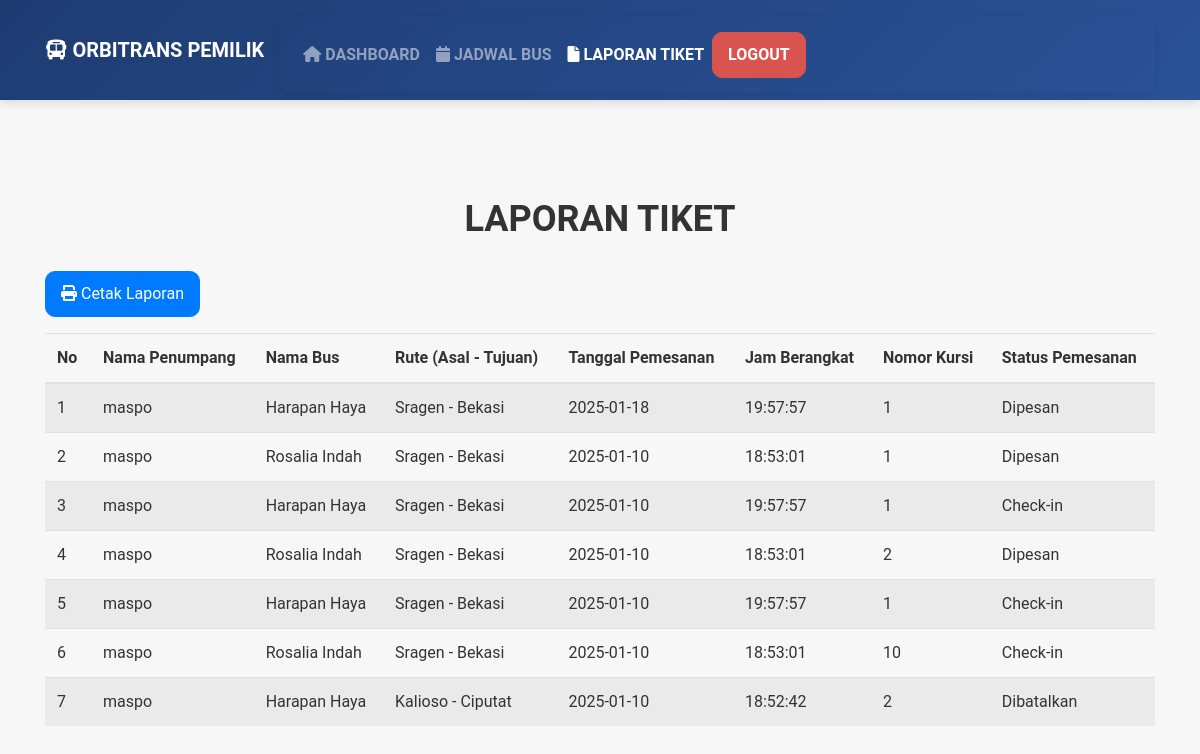
The page /src/views/owner/ticket_report.php (signed in) on the database its author committed.
### tables this page shows
CREATE TABLE `pemesanan` (
  `pemesanan_id` int NOT NULL,
  `penumpang_id` int DEFAULT NULL,
  `bus_id` int DEFAULT NULL,
  `tanggal_pesan` date DEFAULT NULL,
  `nomor_kursi` int DEFAULT NULL,
  `status_pemesanan` enum('dipesan','dibayar','dibatalkan','kadaluarsa','check-in') DEFAULT NULL
);

CREATE TABLE `penumpang` (
  `penumpang_id` int NOT NULL,
  `nama` varchar(100) DEFAULT NULL,
  `NIK` varchar(20) DEFAULT NULL,
  `email` varchar(50) DEFAULT NULL,
  `password` varchar(255) DEFAULT NULL
);

CREATE TABLE `bus` (
  `bus_id` int NOT NULL,
  `nama_bus` varchar(100) DEFAULT NULL,
  `terminal_asal` varchar(100) DEFAULT NULL,
  `terminal_tujuan` varchar(100) DEFAULT NULL,
  `kelas` varchar(50) DEFAULT NULL,
  `harga_tiket` decimal(10,2) DEFAULT NULL,
  `jam_berangkat` time DEFAULT NULL,
  `jam_tiba` time DEFAULT NULL,
  `kapasitas` int DEFAULT NULL
);

### src/controllers/OwnerController.php (called while the page is built, shortened)
<?php
include '../../models/Booking.php';
class OwnerController {
    private $booking;
    public function __construct($db) {
        $this->booking = new Booking($db);
    }
    public function getAllBookings() {
        return $this->booking->getAllBookings();
    }
}
?>

### src/models/Booking.php (called while the page is built, shortened)
<?php
class Booking {
    private $conn;
    public function __construct($db) {
        $this->conn = $db;
    }
    public function getAllBookings() {
        $query = "SELECT
                    p.pemesanan_id,
                    pen.nama AS nama_penumpang,
                    b.nama_bus,
                    b.terminal_asal,
                    b.terminal_tujuan,
                    p.tanggal_pesan,
                    b.jam_berangkat,
                    p.nomor_kursi,
                    p.status_pemesanan
                  FROM pemesanan p
                  JOIN penumpang pen ON p.penumpang_id = pen.penumpang_id
                  JOIN bus b ON p.bus_id = b.bus_id
                  ORDER BY p.tanggal_pesan DESC";
        $result = $this->conn->query($query);
        return $result;
    }
}

### src/views/owner/ticket_report.php (the view, shortened to what this page needs)
<?php
include '../../controllers/OwnerController.php';
$ownerController = new OwnerController($conn);
$ticketReports = $ownerController->getAllBookings();
?>
<!DOCTYPE html>
<html lang="en">
<head>
    <link rel="stylesheet" href="/bus2/public/css/bootstrap.min.css">
    <link rel="stylesheet" href="../../../public/css/style_landing.css">
    <link rel="stylesheet" href="https://cdnjs.cloudflare.com/ajax/libs/font-awesome/6.0.0-beta3/css/all.min.css">
</head>
<body>
<nav class="navbar navbar-expand-lg navbar-dark bg-dark">
    <div class="container">
        <a class="navbar-brand" href="dashboard.php">
            <i class="fas fa-bus"></i> OrbiTrans Pemilik
        </a>
        <div class="collapse navbar-collapse" id="navbarNav">
            <ul class="navbar-nav me-auto">
                <li class="nav-item">
                    <a class="nav-link" href="dashboard.php">
                        <i class="fas fa-home"></i> Dashboard
                    </a>
                </li>
                <li class="nav-item">
                    <a class="nav-link" href="bus_schedule.php">
                        <i class="fas fa-calendar"></i> Jadwal Bus
                    </a>
                </li>
                <li class="nav-item">
                    <a class="nav-link active" href="ticket_report.php">
                        <i class="fas fa-file"></i> Laporan Tiket
                    </a>
                </li>
            </ul>
            <a href="logout.php" class="btn btn-danger" onclick="return confirmLogout();">Logout</a>
        </div>
    </div>
</nav>
<div class="container mt-5">
    <h2 class="text-center">Laporan Tiket</h2>
    <div class="text-end mb-3">
        <button class="btn btn-primary" onclick="window.print()">
            <i class="fas fa-print"></i> Cetak Laporan
        </button>
    </div>
    <?php if ($ticketReports->num_rows > 0): ?>
        <table class="table table-striped">
            <thead>
                <tr>
                    <th>No</th>
                    <th>Nama Penumpang</th>
                    <th>Nama Bus</th>
                    <th>Rute (Asal - Tujuan)</th>
                    <th>Tanggal Pemesanan</th>
                    <th>Jam Berangkat</th>
                    <th>Nomor Kursi</th>
                    <th>Status Pemesanan</th>
                </tr>
            </thead>
            <tbody>
                <?php $i = 1; while ($report = $ticketReports->fetch_assoc()): ?>
                    <tr>
                        <td><?php echo $i++; ?></td>
                        <td><?php echo $report['nama_penumpang']; ?></td>
                        <td><?php echo $report['nama_bus']; ?></td>
                        <td><?php echo $report['terminal_asal'] . " - " . $report['terminal_tujuan']; ?></td>
                        <td><?php echo $report['tanggal_pesan']; ?></td>
                        <td><?php echo $report['jam_berangkat']; ?></td>
                        <td><?php echo $report['nomor_kursi']; ?></td>
                        <td><?php echo ucfirst($report['status_pemesanan']); ?></td>
                    </tr>
                <?php endwhile; ?>
            </tbody>
        </table>
    <?php else: ?>
        <p class="text-center">Tidak ada laporan tiket.</p>
    <?php endif; ?>
</div>
</body>
</html>

### public/css/style_landing.css (style rules this page uses)
body { font-family: 'Roboto', sans-serif; background: #f7f7f7; color: #333; margin: 0; padding: 0; }
.navbar { background: linear-gradient(135deg, #1e3c72, #2a5298); padding: 8px 0; height: 100px; box-shadow: 0 4px 8px rgba(0, 0, 0, 0.1); }
.navbar a { font-weight: 600; text-transform: uppercase; color: #fff; }
.navbar .btn { background-color: #d9534f; border-color: #d9534f; transition: background-color 0.3s, border-color 0.3s; }
.container { padding: 50px 15px; }
h2.text-center { font-size: 36px; font-weight: 700; color: #333; text-transform: uppercase; margin-bottom: 30px; }
.form-control, .btn { border-radius: 10px; padding: 10px 15px; font-size: 16px; }
.collapse { padding: 15px; border-radius: 10px; margin-top: 10px; font-size: 16px; color: #555; box-shadow: 0 2px 10px rgba(0, 0, 0, 0.1); }

### rows shown on the page
pemesanan: penumpang.nama "maspo", bus.nama_bus "Harapan Haya", bus.terminal_asal "Sragen", bus.terminal_tujuan "Bekasi", tanggal_pesan "2025-01-18", bus.jam_berangkat "19:57:57", nomor_kursi "1", status_pemesanan "Dipesan"
pemesanan: penumpang.nama "maspo", bus.nama_bus "Rosalia Indah", bus.terminal_asal "Sragen", bus.terminal_tujuan "Bekasi", tanggal_pesan "2025-01-10", bus.jam_berangkat "18:53:01", nomor_kursi "1", status_pemesanan "Dipesan"
pemesanan: penumpang.nama "maspo", bus.nama_bus "Harapan Haya", bus.terminal_asal "Sragen", bus.terminal_tujuan "Bekasi", tanggal_pesan "2025-01-10", bus.jam_berangkat "19:57:57", nomor_kursi "1", status_pemesanan "Check-in"
pemesanan: penumpang.nama "maspo", bus.nama_bus "Rosalia Indah", bus.terminal_asal "Sragen", bus.terminal_tujuan "Bekasi", tanggal_pesan "2025-01-10", bus.jam_berangkat "18:53:01", nomor_kursi "2", status_pemesanan "Dipesan"
pemesanan: penumpang.nama "maspo", bus.nama_bus "Harapan Haya", bus.terminal_asal "Sragen", bus.terminal_tujuan "Bekasi", tanggal_pesan "2025-01-10", bus.jam_berangkat "19:57:57", nomor_kursi "1", status_pemesanan "Check-in"
pemesanan: penumpang.nama "maspo", bus.nama_bus "Rosalia Indah", bus.terminal_asal "Sragen", bus.terminal_tujuan "Bekasi", tanggal_pesan "2025-01-10", bus.jam_berangkat "18:53:01", nomor_kursi "10", status_pemesanan "Check-in"
pemesanan: penumpang.nama "maspo", bus.nama_bus "Harapan Haya", bus.terminal_asal "Kalioso", bus.terminal_tujuan "Ciputat", tanggal_pesan "2025-01-10", bus.jam_berangkat "18:52:42", nomor_kursi "2", status_pemesanan "Dibatalkan"
